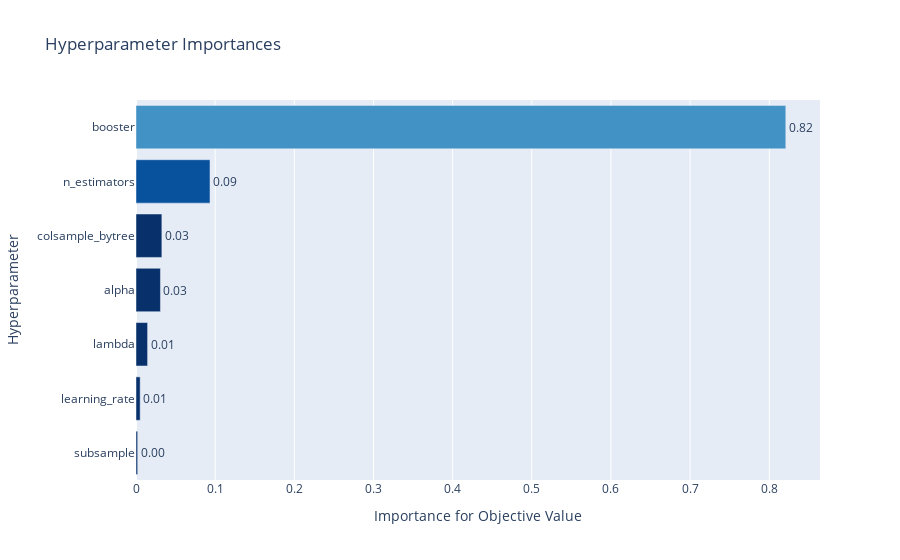

The code cell stored with this chart in its notebook:
### Code cell
fig = optuna.visualization.plot_param_importances(study)


fig.show()

### Figure 1 — Plotly figure (JSON) as saved in the notebook; plotly's stock layout.template omitted (floating-point values rounded to 4 significant figures)
{"data": [{"cliponaxis": false, "hovertemplate": ["subsample (LogUniformDistribution): 0.0021124425008047783<extra></extra>", "learning_rate (LogUniformDistribution): 0.005259579639156751<extra></extra>", "lambda (LogUniformDistribution): 0.014645434984968727<extra></extra>", "alpha (LogUniformDistribution): 0.030885996873160772<extra></extra>", "colsample_bytree (UniformDistribution): 0.032681621589688674<extra></extra>", "n_estimators (IntUniformDistribution): 0.09350117355386228<extra></extra>", "booster (CategoricalDistribution): 0.820913750858358<extra></extra>"], "marker": {"color": ["rgb(8,48,107)", "rgb(8,48,107)", "rgb(8,48,107)", "rgb(8,48,107)", "rgb(8,48,107)", "rgb(8,81,156)", "rgb(66,146,198)"]}, "orientation": "h", "text": ["0.0021124425008047783", "0.005259579639156751", "0.014645434984968727", "0.030885996873160772", "0.032681621589688674", "0.09350117355386228", "0.820913750858358"], "textposition": "outside", "texttemplate": "%{text:.2f}", "type": "bar", "x": [0.002112, 0.00526, 0.01465, 0.03089, 0.03268, 0.0935, 0.8209], "y": ["subsample", "learning_rate", "lambda", "alpha", "colsample_bytree", "n_estimators", "booster"]}], "layout": {"showlegend": false, "title": {"text": "Hyperparameter Importances"}, "xaxis": {"title": {"text": "Importance for Objective Value"}}, "yaxis": {"title": {"text": "Hyperparameter"}}}}
